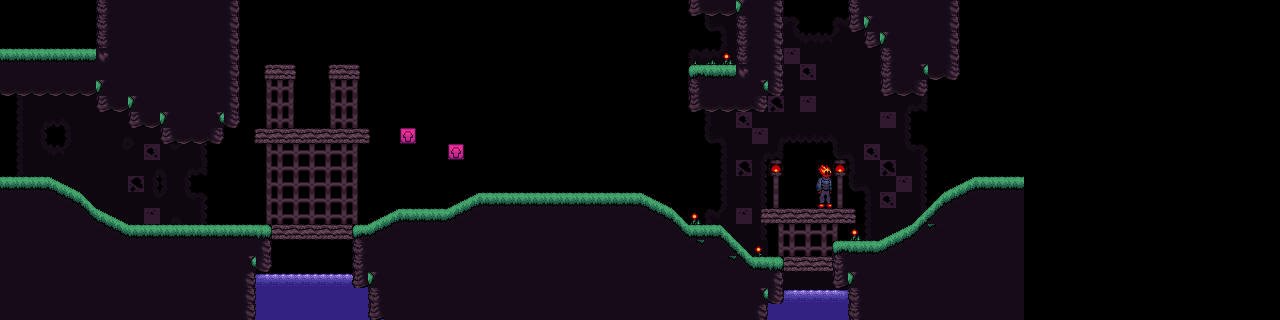

A level layout from a 2D game, rendered from its tile map. Below: a short description, then the map file with tile-grid data replaced by summaries:
An orthogonal 80x20 tile map with 16x16 px tiles, 3 tile layers (Tile Layer 3, Tile Layer 2, Tile Layer 1), 3 tilesets.

<map version="1.9" tiledversion="1.9.1" orientation="orthogonal" renderorder="right-down" width="80" height="20" tilewidth="16" tileheight="16" infinite="0" nextlayerid="4" nextobjectid="1">
 <tileset firstgid="1" name="newtilesversion2" tilewidth="16" tileheight="16" tilecount="648" columns="27">
  <image source="../newtilesv4.png" width="440" height="389" />
 </tileset>
 <tileset firstgid="649" name="misc sprites" tilewidth="16" tileheight="16" tilecount="1849" columns="43">
  <image source="../misc sprites.png" width="700" height="700" />
 </tileset>
 <tileset firstgid="2498" name="water" tilewidth="16" tileheight="16" tilecount="6" columns="3">
  <image source="../water.png" width="48" height="32" />
 </tileset>
 <layer id="3" name="Tile Layer 3" width="80" height="20">
  <data>[1600 cells, 222 non-empty, 17 distinct tile ids]</data>
 </layer>
 <layer id="2" name="Tile Layer 2" width="80" height="20">
  <data>[1600 cells, 270 non-empty, 31 distinct tile ids]</data>
 </layer>
 <layer id="1" name="Tile Layer 1" width="80" height="20">
  <data>[1600 cells, 588 non-empty, 50 distinct tile ids]</data>
 </layer>
</map>